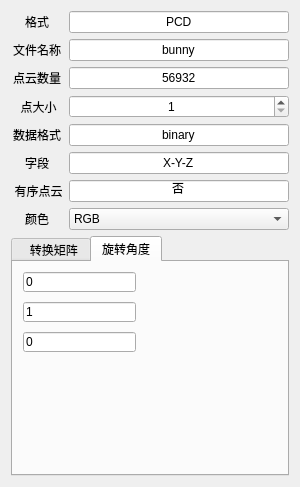
       <widget class="QWidget" name="pointProperty">
        <attribute name="title">
         <string>点云属性</string>
        </attribute>
        <layout class="QGridLayout" name="gridLayout_2">
         <item row="2" column="0">
          <widget class="QLabel" name="label_11">
           <property name="frameShape">
            <enum>QFrame::NoFrame</enum>
           </property>
           <property name="frameShadow">
            <enum>QFrame::Raised</enum>
           </property>
           <property name="text">
            <string>点云数量</string>
           </property>
           <property name="alignment">
            <set>Qt::AlignCenter</set>
           </property>
          </widget>
         </item>
         <item row="2" column="1">
          <widget class="QLineEdit" name="pointCountEdt">
           <property name="text">
            <string>56932</string>
           </property>
           <property name="alignment">
            <set>Qt::AlignCenter</set>
           </property>
           <property name="readOnly">
            <bool>false</bool>
           </property>
          </widget>
         </item>
         <item row="8" column="0">
          <widget class="QLabel" name="label_16">
           <property name="frameShape">
            <enum>QFrame::NoFrame</enum>
           </property>
           <property name="frameShadow">
            <enum>QFrame::Raised</enum>
           </property>
           <property name="text">
            <string>颜色</string>
           </property>
           <property name="alignment">
            <set>Qt::AlignCenter</set>
           </property>
          </widget>
         </item>
         <item row="3" column="0">
          <widget class="QLabel" name="label_12">
           <property name="frameShape">
            <enum>QFrame::NoFrame</enum>
           </property>
           <property name="frameShadow">
            <enum>QFrame::Raised</enum>
           </property>
           <property name="text">
            <string> 点大小</string>
           </property>
           <property name="alignment">
            <set>Qt::AlignCenter</set>
           </property>
          </widget>
         </item>
         <item row="3" column="1">
          <widget class="QSpinBox" name="pointSizeEdt">
           <property name="alignment">
            <set>Qt::AlignCenter</set>
           </property>
           <property name="minimum">
            <number>1</number>
           </property>
          </widget>
         </item>
         <item row="1" column="1">
          <widget class="QLineEdit" name="fileNameEdt">
           <property name="text">
            <string>bunny</string>
           </property>
           <property name="alignment">
            <set>Qt::AlignCenter</set>
           </property>
           <property name="readOnly">
            <bool>false</bool>
           </property>
          </widget>
         </item>
         <item row="5" column="1">
          <widget class="QLineEdit" name="dataTypeEdt">
           <property name="text">
            <string>binary</string>
           </property>
           <property name="alignment">
            <set>Qt::AlignCenter</set>
           </property>
           <property name="readOnly">
            <bool>false</bool>
           </property>
          </widget>
         </item>
         <item row="7" column="1">
          <widget class="QLineEdit" name="cloudIsDenseEdt">
           <property name="text">
            <string>否</string>
           </property>
           <property name="alignment">
            <set>Qt::AlignCenter</set>
           </property>
           <property name="readOnly">
            <bool>true</bool>
           </property>
          </widget>
         </item>
         <item row="8" column="1">
          <widget class="QComboBox" name="comboBox_Color">
           <property name="contextMenuPolicy">
            <enum>Qt::PreventContextMenu</enum>
           </property>
           <property name="layoutDirection">
            <enum>Qt::LeftToRight</enum>
           </property>
           <property name="editable">
            <bool>false</bool>
           </property>
           <property name="sizeAdjustPolicy">
            <enum>QComboBox::AdjustToContents</enum>
           </property>
           <item>
            <property name="text">
             <string>RGB</string>
            </property>
            <property name="icon">
             <iconset resource="images.qrc">
              <normaloff>:/images/RGB.png</normaloff>:/images/RGB.png</iconset>
            </property>
           </item>
           <item>
            <property name="text">
             <string>NONE</string>
            </property>
            <property name="icon">
             <iconset resource="images.qrc">
              <normaloff>:/images/grey.png</normaloff>:/images/grey.png</iconset>
            </property>
           </item>
          </widget>
         </item>
         <item row="6" column="1">
          <widget class="QLineEdit" name="cloudFieldEdt">
           <property name="text">
            <string>X-Y-Z</string>
           </property>
           <property name="alignment">
            <set>Qt::AlignCenter</set>
           </property>
           <property name="readOnly">
            <bool>false</bool>
           </property>
          </widget>
         </item>
         <item row="7" column="0">
          <widget class="QLabel" name="label_15">
           <property name="frameShape">
            <enum>QFrame::NoFrame</enum>
           </property>
           <property name="frameShadow">
            <enum>QFrame::Raised</enum>
           </property>
           <property name="text">
            <string> 有序点云</string>
           </property>
           <property name="alignment">
            <set>Qt::AlignCenter</set>
           </property>
          </widget>
         </item>
         <item row="0" column="0">
          <widget class="QLabel" name="label">
           <property name="frameShape">
            <enum>QFrame::NoFrame</enum>
           </property>
           <property name="frameShadow">
            <enum>QFrame::Raised</enum>
           </property>
           <property name="text">
            <string>格式</string>
           </property>
           <property name="alignment">
            <set>Qt::AlignCenter</set>
           </property>
          </widget>
         </item>
         <item row="6" column="0">
          <widget class="QLabel" name="label_14">
           <property name="frameShape">
            <enum>QFrame::NoFrame</enum>
           </property>
           <property name="frameShadow">
            <enum>QFrame::Raised</enum>
           </property>
           <property name="text">
            <string>字段</string>
           </property>
           <property name="alignment">
            <set>Qt::AlignCenter</set>
           </property>
          </widget>
         </item>
         <item row="1" column="0">
          <widget class="QLabel" name="label_7">
           <property name="frameShape">
            <enum>QFrame::NoFrame</enum>
           </property>
           <property name="frameShadow">
            <enum>QFrame::Raised</enum>
           </property>
           <property name="text">
            <string>文件名称</string>
           </property>
           <property name="alignment">
            <set>Qt::AlignCenter</set>
           </property>
          </widget>
         </item>
         <item row="5" column="0">
          <widget class="QLabel" name="label_13">
           <property name="frameShape">
            <enum>QFrame::NoFrame</enum>
           </property>
           <property name="frameShadow">
            <enum>QFrame::Raised</enum>
           </property>
           <property name="text">
            <string>数据格式</string>
           </property>
           <property name="alignment">
            <set>Qt::AlignCenter</set>
           </property>
          </widget>
         </item>
         <item row="0" column="1">
          <widget class="QLineEdit" name="fileFormatEdt">
           <property name="text">
            <string>PCD</string>
           </property>
           <property name="alignment">
            <set>Qt::AlignCenter</set>
           </property>
           <property name="readOnly">
            <bool>false</bool>
           </property>
          </widget>
         </item>
         <item row="10" column="0" colspan="2">
          <widget class="QTabWidget" name="tabWidget_2">
           <property name="currentIndex">
            <number>1</number>
           </property>
           <widget class="QWidget" name="tab_3">
            <attribute name="title">
             <string>  转换矩阵</string>
            </attribute>
            <layout class="QGridLayout" name="gridLayout_3">
             <item row="0" column="0">
              <widget class="QPlainTextEdit" name="matEdit">
               <property name="frameShape">
                <enum>QFrame::Box</enum>
               </property>
               <property name="plainText">
                <string>1.00 0.00 0.00 0.00
0.00 1.00 0.00 0.00
0.00 0.00 1.00 0.00
0.00 0.00 0.00 1.00
</string>
               </property>
              </widget>
             </item>
            </layout>
           </widget>
           <widget class="QWidget" name="tab_4">
            <attribute name="title">
             <string>旋转角度</string>
            </attribute>
            <widget class="QLineEdit" name="lineEdit_X">
             <property name="geometry">
              <rect>
               <x>10</x>
               <y>10</y>
               <width>113</width>
               <height>20</height>
              </rect>
             </property>
             <property name="text">
              <string>0</string>
             </property>
            </widget>
            <widget class="QLineEdit" name="lineEdit_Y">
             <property name="geometry">
              <rect>
               <x>10</x>
               <y>40</y>
               <width>113</width>
               <height>20</height>
              </rect>
             </property>
             <property name="text">
              <string>1</string>
             </property>
            </widget>
            <widget class="QLineEdit" name="lineEdit_Z">
             <property name="geometry">
              <rect>
               <x>10</x>
               <y>70</y>
               <width>113</width>
               <height>20</height>
              </rect>
             </property>
             <property name="text">
              <string>0</string>
             </property>
            </widget>
           </widget>
          </widget>
         </item>
        </layout>
       </widget>
